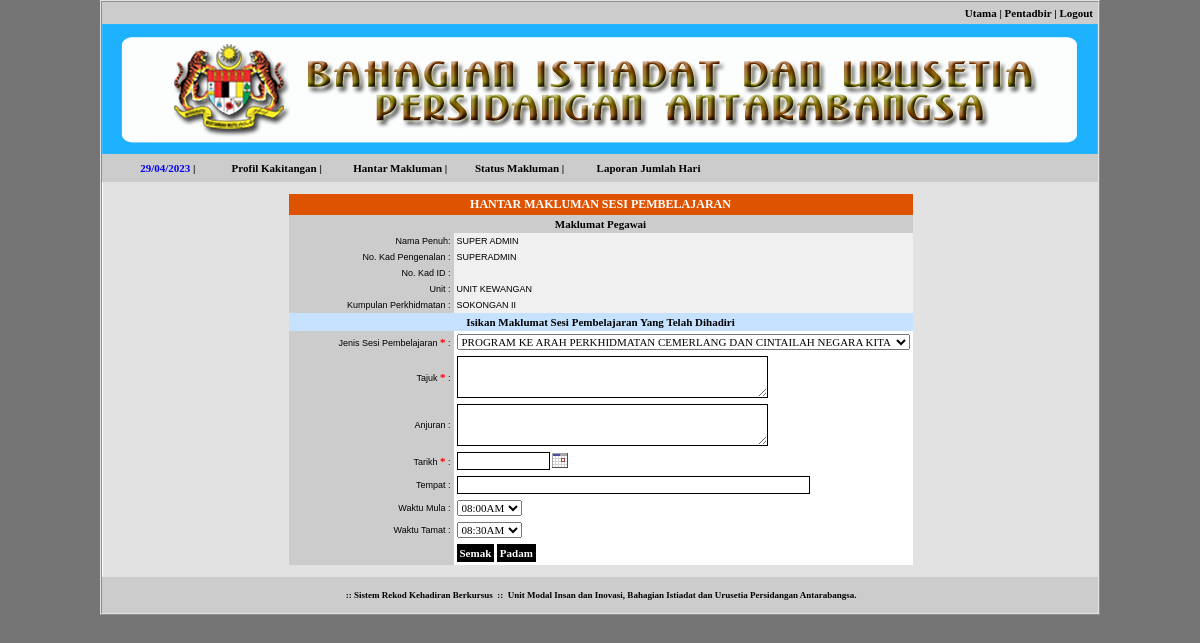
/index.php?modul=pendaftaran&menu=sesi (signed in), run on the app's committed database.
### tables this page shows
CREATE TABLE IF NOT EXISTS `user` (
  `uids` varchar(32) NOT NULL,
  `ulevel` int(1) NOT NULL DEFAULT '3',
  `usah` int(1) NOT NULL DEFAULT '2',
  `utsah` int(11) NOT NULL,
  `udelete` int(1) NOT NULL DEFAULT '1',
  `unokp` varchar(12) NOT NULL,
  `upass` varchar(32) NOT NULL,
  `usoalan` varchar(255) NOT NULL,
  `ujawapan` varchar(255) NOT NULL,
  `uemail` varchar(255) NOT NULL,
  `unoid` varchar(255) NOT NULL,
  `unama` varchar(255) NOT NULL,
  `utpenempatan` varchar(255) NOT NULL,
  `pids` varchar(32) NOT NULL,
  `ugred` varchar(255) NOT NULL,
  `bids` varchar(32) NOT NULL,
  `utelefon` varchar(50) NOT NULL,
  `ubimbit` varchar(50) NOT NULL,
  `uselia` varchar(255) NOT NULL,
  `ujselia` varchar(255) NOT NULL,
  `ueselia` varchar(255) NOT NULL,
  `upada` int(11) NOT NULL,
  PRIMARY KEY (`unokp`)
);

CREATE TABLE IF NOT EXISTS `bahagian` (
  `bids` varchar(32) NOT NULL,
  `bdelete` int(1) NOT NULL DEFAULT '1',
  `bahagian` varchar(255) NOT NULL
);

CREATE TABLE IF NOT EXISTS `kumpulan` (
  `pid` int(11) NOT NULL,
  `pids` varchar(32) NOT NULL,
  `pdelete` int(11) NOT NULL DEFAULT '1',
  `kumpulan` varchar(255) NOT NULL,
  PRIMARY KEY (`pids`),
  KEY `pids` (`pids`)
);

### inc/fungsi.php (called while the page is built, shortened)
<?php
function semakSlash($input) {
	if(!get_magic_quotes_gpc()) {
		$input = mysql_real_escape_string($input);
	}
	return $input;
}
function input1($str) {
	$str = htmlentities(strtoupper(trim(semakSlash($str))));
	return $str;
}
function output1($str) {
	if(!get_magic_quotes_gpc()) {
		$str = stripslashes($str);
	}
	return $str;
}
if (!empty($_SESSION['staff'])) {
	$sm = "SELECT * FROM user
		WHERE unokp = '" . input1($_SESSION['staff']) . "'
		ORDER BY unokp ASC
	";
	$dm = mysql_query($sm);
	$tm = mysql_fetch_array($dm);
}
?>

### tmp/rekod_sesi.php (the view, shortened to what this page needs)
<table width="995" cellspacing="0" cellpadding="2" border="0">
    <tr>
        <td align="center" valign="top" bgcolor="#E2E2E2">
            <br />
            <table width="624" border="0" cellpadding="3" style="border-collapse: collapse">
          	<form id="kursus" name="kursus" method="post" action="index.php?modul=pendaftaran&amp;menu=sesi" onsubmit="return lengkap4();">
              <tr>
                <td colspan="2" align="center" bgcolor="#DE5302" class="text2">
				HANTAR MAKLUMAN SESI PEMBELAJARAN</td>
              </tr>
              <tr>
                <td colspan="2" align="center" bgcolor="#CCCCCC" class="text1">Maklumat Pegawai</td>
              </tr>
              <tr>
                <td width="180" align="right" bgcolor="#CCCCCC">Nama Penuh:</td>
                <td width="432" align="left" bgcolor="#F0F0F0"><?php echo output1($tm['unama']); ?></td>
              </tr>
              <tr>
                <td align="right" bgcolor="#CCCCCC">No. Kad Pengenalan :</td>
                <td align="left" bgcolor="#F0F0F0"><?php echo output1($tm['unokp']); ?></td>
              </tr>
              <tr>
                <td align="right" bgcolor="#CCCCCC">No. Kad ID :</td>
                <td align="left" bgcolor="#F0F0F0"><?php echo output1($tm['unoid']); ?></td>
              </tr>
              <tr>
                <td align="right" bgcolor="#CCCCCC">Unit :</td>
                <td align="left" bgcolor="#F0F0F0">
					<?php
					$sa = "SELECT * FROM bahagian WHERE bids = '" . $tm['bids'] . "' ORDER BY bids ASC";
					$da = mysql_query($sa);
					$ta = mysql_fetch_array($da);
					echo output1($ta['bahagian']);
					?>
                </td>
              </tr>
              <tr>
                <td align="right" bgcolor="#CCCCCC">Kumpulan Perkhidmatan :</td>
                <td align="left" bgcolor="#F0F0F0">
					<?php
					$sa = "SELECT * FROM kumpulan WHERE pids = '" . $tm['pids'] . "' ORDER BY pids ASC";
					$da = mysql_query($sa);
					$ta = mysql_fetch_array($da);
					echo output1($ta['kumpulan']);
					?>
                </td>
              </tr>
              <tr>
                <td colspan="2" align="center" bgcolor="#C6E2FF" class="text1">
				Isikan Maklumat Sesi Pembelajaran Yang Telah Dihadiri</td>
              </tr>
              <tr>
                <td align="right" bgcolor="#CCCCCC">Jenis Sesi Pembelajaran <span class="text8">*</span> :</td>
                <td align="left" bgcolor="#FFFFFF"><select name="jenis" id="jenis" onchange="papar2(this.value);">
                  <option value="1">PROGRAM KE ARAH PERKHIDMATAN CEMERLANG DAN CINTAILAH NEGARA KITA</option>
                </select></td>
              </tr>
              <tr>
                <td align="right" bgcolor="#CCCCCC">Tajuk <span class="text8">*</span> :</td>
                <td align="left" bgcolor="#FFFFFF">
				<textarea name="tajuk" id="tajuk" cols="48" rows="3" class="input2"></textarea></td>
              </tr>
              <tr>
                <td align="right" bgcolor="#CCCCCC">Anjuran :</td>
                <td align="left" bgcolor="#FFFFFF">
				<textarea name="anjuran" id="anjuran" cols="48" rows="3" class="input1"></textarea></td>
              </tr>
              <tr>
                <td align="right" bgcolor="#CCCCCC">Tarikh <span class="text8">*</span> :</td>
                <td align="left" valign="middle" bgcolor="#FFFFFF"><input name="tmula" type="text" class="input1" id="tmula" size="12" maxlength="10" readonly="readonly" />
                  <img src="files/cal.gif" align="top" onclick="javascript:showCal('Cal1')" /></td>
              </tr>
              <tr>
                <td align="right" bgcolor="#CCCCCC">Tempat :</td>
                <td align="left" bgcolor="#FFFFFF">
				<input name="tempat" type="text" id="tempat" size="55" maxlength="255" class="input1" /></td>
              </tr>
              <tr>
                <td align="right" bgcolor="#CCCCCC">Waktu Mula :</td>
                <td align="left" bgcolor="#FFFFFF"><select name="wmula" id="wmula">
                  <option value="8">08:00AM</option>
                </select></td>
              </tr>
              <tr>
                <td align="right" bgcolor="#CCCCCC">Waktu Tamat :</td>
                <td align="left" bgcolor="#FFFFFF"><select name="wtamat" id="wtamat">
				  <option value="8.5">08:30AM</option>
                </select></td>
              </tr>
              <tr>
                <td align="right" bgcolor="#CCCCCC">&nbsp;</td>
                <td align="left" bgcolor="#FFFFFF"><input type="submit" name="Submit" id="Submit" value="Semak" class="button" />
                <input type="reset" name="Submit" id="Submit" value="Padam" class="button" /></td>
              </tr>
          	</form>
            </table>
      <br /></td>
    </tr>
</table>

### files/latihan.css (style rules this page uses)
BODY { background: #757575; color: #000000; font-size: 11px; font-family: Tahoma, Verdana; }
TABLE { font-size: 11px; font-family: Tahoma, Verdana; background: #FFFFFF; border-color: #E2E2E2; }
SELECT { font-size: 11px; font-family: Tahoma, Verdana; }
.text1 { font-family: Tahoma, Verdana; font-size: 11px; font-weight: bold; }
.text2 { font-family: Tahoma, Verdana; font-size: 12px; font-weight: bold; color: #FFFFFF; }
.text8 { font-family: Tahoma, Verdana; font-size: 11px; font-weight: bold; color: #FF0000; }
.input1 { font-family: Tahoma, Verdana; font-size: 11px; border: 1px solid black; text-transform: uppercase; background: white; padding: 2px; }
.input2 { font-family: Tahoma, Verdana; font-size: 11px; border: 1px solid black; background: white; padding: 2px; }
.button { color: #FFFFFF; font-family: Tahoma, Verdana; font-size: 11px; font-weight: bold; border: 1px solid black; background: #000000; padding: 2px; }

### data on the page
user: unama "SUPER ADMIN", unokp "SUPERADMIN"
bahagian: bahagian "UNIT KEWANGAN"
kumpulan: kumpulan "SOKONGAN II"
